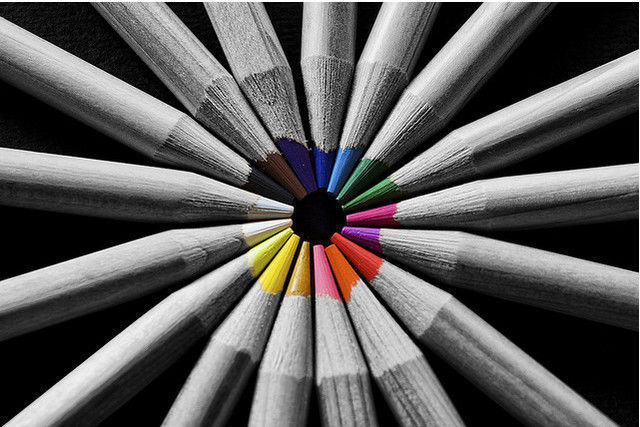
#> input picture Pictures/BW1.jpg, 640 x 427 px
$ python FHT.py Pictures/BW1.jpg
#> lines starting #> are read from the running program, lines starting #| are printed output that depends on the picture
#!/usr/bin/python3

from time import sleep
import numpy as np
from sys import argv
import cv2

W = 2 ** 9
H = 2 ** 9
dim = (W, H)
Pixel_Distance = 10000
Threshold = 15000

def calc_sums(img, xmin, xmax):
    res = np.zeros([W, xmax-xmin])
    if xmax - xmin == 1:
        res[:, 0] = img[:, xmin]
    else:
        mid = (xmin + xmax) // 2
        ans1 = calc_sums(img, xmin, mid)
        ans2 = calc_sums(img, mid, xmax)
        for x in range(W):
            for shift in range(xmax - xmin):
                if (x + shift // 2 + shift % 2) < W:
                    res[x, shift] = ans1[x, shift // 2] + ans2[(x + shift // 2 + shift % 2), shift // 2]
    return res

def MaxValid(Maxima, n):
    for k in range(n):
        x_n = Maxima[n][1]
        x_p = Maxima[k][1]
        y_n = Maxima[n][0]
        y_p = Maxima[k][0]
        if (x_n - x_p) ** 2 + (y_n - y_p) ** 2 < Pixel_Distance:
            return False
    return True

def main():
    path = argv[1]

    img1  = cv2.imread(path, cv2.IMREAD_GRAYSCALE)
#> img1: shape (427, 640); min 0, max 255, mean 91.1
    img1  = cv2.resize(img1, dim)
#> img1: shape (512, 512)

    img2  = cv2.rotate(img1, cv2.cv2.ROTATE_90_CLOCKWISE)

    img3  = cv2.flip(img2, 1)

    img4  = cv2.rotate(img3, cv2.cv2.ROTATE_90_COUNTERCLOCKWISE)

    orig = cv2.imread(path, cv2.IMREAD_GRAYSCALE)
    orig = cv2.resize(img1, dim)

    res1 = calc_sums(img1, 0, W)
#> after the loop in calc_sums (call 8), `for x in range(W):`: res = 512 rows, first 6: [1006, 1007, 871, 638], [1004, 735, 504, 400], [472, 275, 171, 155], [78, 66, 48, 44], [46, 32, 31, 48], [27, 32, 51, 66]
#> in calc_sums (call 7), `ans1 = calc_sums(img, xmin, mid)`: ans1 has the same summary as res
#> after the loop in calc_sums (call 15), `for x in range(W):`: res = 512 rows, first 6: [1000, 1007, 874, 644], [1008, 740, 503, 408], [462, 272, 177, 173], [81, 80, 81, 71], [82, 76, 66, 71], [65, 59, 63, 76]
#> in calc_sums (call 7), `ans2 = calc_sums(img, mid, xmax)`: ans2 has the same summary as res
#> after the loop in calc_sums (call 23), `for x in range(W):`: res = 512 rows, first 6: [1009, 1006, 883, 657], [1013, 758, 524, 416], [484, 293, 186, 172], [107, 84, 82, 78], [97, 75, 78, 80], [64, 83, 72, 87]
#> in calc_sums (call 22), `ans1 = calc_sums(img, xmin, mid)`: ans1 has the same summary as res
#> after the loop in calc_sums (call 30), `for x in range(W):`: res = 512 rows, first 6: [1001, 995, 859, 620], [998, 716, 480, 382], [447, 249, 149, 155], [45, 48, 51, 57], [34, 45, 50, 56], [58, 59, 64, 71]
#> in calc_sums (call 22), `ans2 = calc_sums(img, mid, xmax)`: ans2 has the same summary as res
#> after the loop in calc_sums (call 39), `for x in range(W):`: res = 512 rows, first 6: [1008, 1001, 861, 628], [999, 722, 490, 391], [450, 253, 156, 147], [58, 51, 44, 42], [44, 40, 37, 55], [35, 46, 60, 75]
#> in calc_sums (call 38), `ans1 = calc_sums(img, xmin, mid)`: ans1 has the same summary as res
#> in calc_sums (call 38), `ans2 = calc_sums(img, mid, xmax)`: ans2 = 512 rows, first 6: [1010, 1007, 859, 614], [1002, 716, 472, 373], [434, 231, 129, 141], [25, 26, 35, 45], [22, 35, 45, 43], [42, 46, 51, 56]
#> after the loop in calc_sums, `for x in range(W):`:
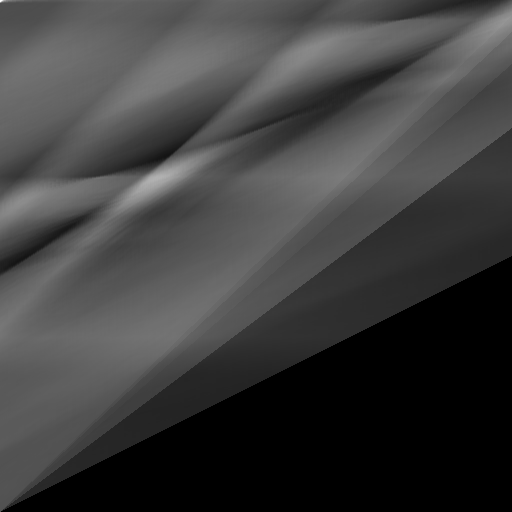
#> res: shape (512, 512) float64; min 0, max 128684, mean 31520.8; drawn with min black and max white
    Maxima = []
    for i in range(len(res1)):
        for j in range(len(res1)):
            if res1[i][j] > Threshold:
                Maxima.append((i, j, res1[i][j]))
#> after the loop, Maxima = 196034 items

    Maxima.sort(key=lambda Max: Max[2], reverse=True)

    for n in range(1000):
        if n >= len(Maxima):
            break
        if n > 0:
            if not MaxValid(Maxima, n):
                continue

        (y, x, Max) = Maxima[n]
        img1 = cv2.line(img1, (0, y), (W, x + y), (255, 0, 0), 2)
        res1 = cv2.circle(res1, (x, y), radius=5, color=(255, 0, 0), thickness=-1)
#> this loop made 1000 passes
#> (y, x, Max) on passes 1, 7: (0, 0, 128684), (178, 155, 89792)
#> img1: shape (512, 512); min 0, max 255, mean 92.4
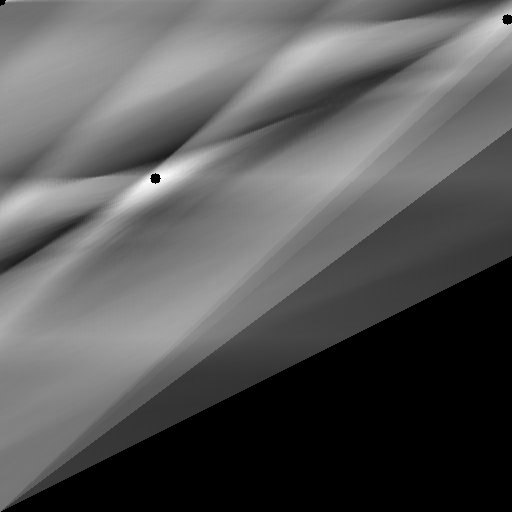
#> res1: shape (512, 512) float64; min 0, max 89700, mean 31465.3; drawn with min black and max white


    img1 = cv2.rotate(img1, cv2.cv2.ROTATE_90_CLOCKWISE)
    res2 = calc_sums(img2, 0, W)
    Maxima = []
    for i in range(len(res2)):
        for j in range(len(res2)):
            if res2[i][j] > Threshold:
                Maxima.append((i, j, res2[i][j]))
#> after the loop, Maxima = 188576 items

    Maxima.sort(key=lambda Max: Max[2], reverse=True)

    for n in range(1000):
        if n >= len(Maxima):
            break
        if n > 0:
            if not MaxValid(Maxima, n):
                continue

        (y, x, Max) = Maxima[n]
        img1 = cv2.line(img1, (0, y), (W, x + y), (255, 0, 0), 2)
        res2 = cv2.circle(res2, (x, y), radius=5, color=(255, 0, 0), thickness=-1)
#> this loop made 1000 passes
#> (y, x, Max) on passes 1, 2, 12: (511, 0, 115921), (199, 113, 89781), (130, 259, 88738)
#> img1: shape (512, 512); min 0, max 255, mean 94.5
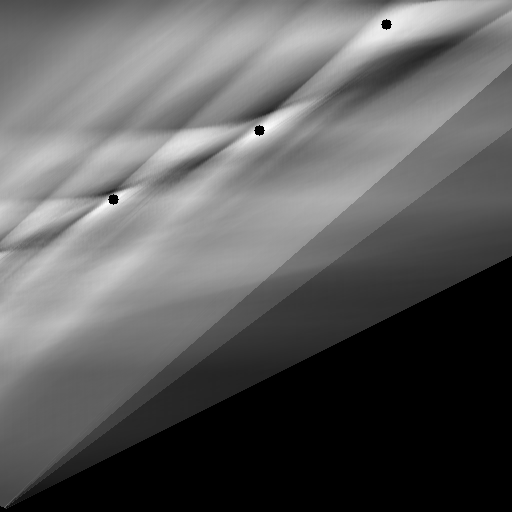
#> res2: shape (512, 512) float64; min 0, max 87887, mean 32644.7; drawn with min black and max white


    img1 = cv2.flip(img1, 1)
    res3 = calc_sums(img3, 0, W)
    Maxima = []
    for i in range(len(res3)):
        for j in range(len(res3)):
            if res3[i][j] > Threshold:
                Maxima.append((i, j, res3[i][j]))
#> after the loop, Maxima = 196276 items

    Maxima.sort(key=lambda Max: Max[2], reverse=True)

    for n in range(1000):
        if n >= len(Maxima):
            break
        if n > 0:
            if not MaxValid(Maxima, n):
                continue

        (y, x, Max) = Maxima[n]
        img1 = cv2.line(img1, (0, y), (W, x + y), (255, 0, 0), 2)
        res3 = cv2.circle(res3, (x, y), radius=5, color=(255, 0, 0), thickness=-1)
#> this loop made 1000 passes
#> (y, x, Max) on passes 1 to 2: (511, 0, 115921), (181, 39, 79077)
#> pass 1, in main, `res3 = cv2.circle(res3, (x, y), radius=5, color=(255, 0, 0), thickness..`:
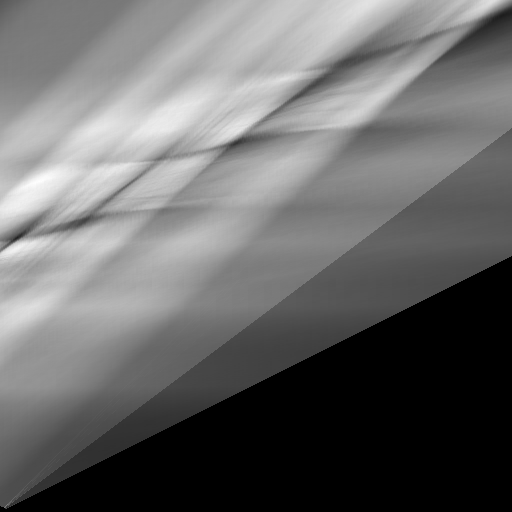
#> res3: shape (512, 512) float64; min 0, max 79077, mean 32830.9; drawn with min black and max white
#> after the loop: img1: shape (512, 512); min 0, max 255, mean 95.7
#> after the loop: res3: shape (512, 512) float64; min 0, max 78506, mean 32785.2


    img1 = cv2.rotate(img1, cv2.cv2.ROTATE_90_COUNTERCLOCKWISE)
    res4 = calc_sums(img4, 0, W)
    Maxima = []
    for i in range(len(res4)):
        for j in range(len(res4)):
            if res4[i][j] > Threshold:
                Maxima.append((i, j, res4[i][j]))
#> after the loop, Maxima = 195426 items

    Maxima.sort(key=lambda Max: Max[2], reverse=True)

    for n in range(1000):
        if n >= len(Maxima):
            break
        if n > 0:
            if not MaxValid(Maxima, n):
                continue

        (y, x, Max) = Maxima[n]
        img1 = cv2.line(img1, (0, y), (W, x + y), (255, 0, 0), 2)
        res4 = cv2.circle(res4, (x, y), radius=5, color=(255, 0, 0), thickness=-1)
#> this loop made 1000 passes
#> (y, x, Max) on passes 1, 7: (511, 0, 128684), (174, 142, 90817)
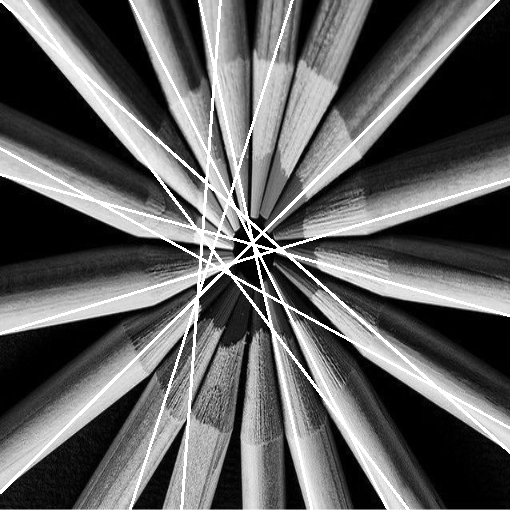
#> img1: shape (512, 512); min 0, max 255, mean 97.5
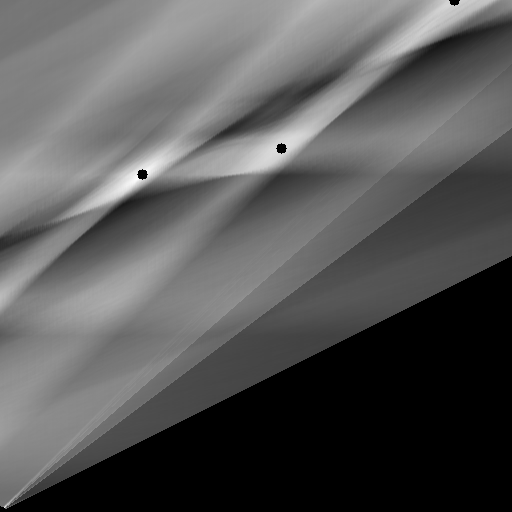
#> res4: shape (512, 512) float64; min 0, max 90341, mean 31078; drawn with min black and max white


    img1 = cv2.flip(img1, 0)

    # Multiply by 4 to see whole picture easily
    res1 = res1 / res1.max() * 4
    cv2.imshow("Fast Hough Image", res1)
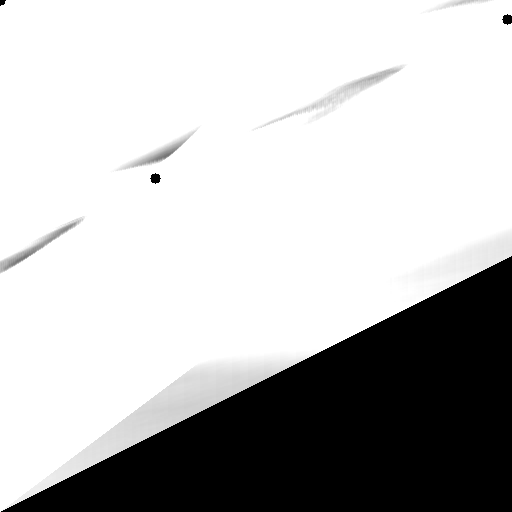
#> window 'Fast Hough Image': shape (512, 512); min 0, max 255, mean 189.1

    cv2.imshow("Detected_" + path, img1)
    cv2.imshow("Original", orig)
    cv2.waitKey(0)
    cv2.destroyAllWindows()

if __name__ == '__main__':
    main()
